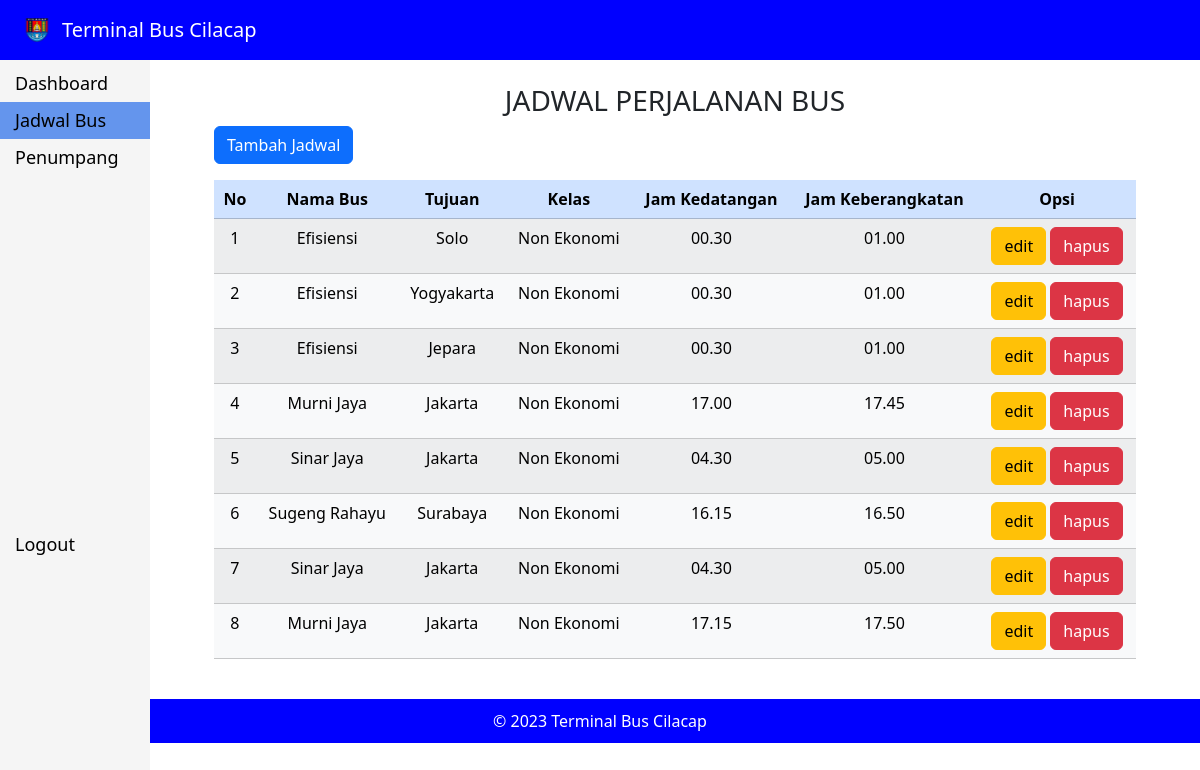
/app/views/agen/tampil_jdwl.php, run on the app's committed database.
### tables this page shows
CREATE TABLE `jadwal` (
  `id_jadwal` int NOT NULL,
  `id_bus` int NOT NULL,
  `tujuan` varchar(255) NOT NULL,
  `kelas` varchar(255) NOT NULL,
  `jam_datang` varchar(255) NOT NULL,
  `jam_berangkat` varchar(255) NOT NULL
);

CREATE TABLE `bus` (
  `id_bus` int NOT NULL,
  `nama_bus` varchar(20) NOT NULL
);

### app/classes/databases.php (called while the page is built, shortened)
<?php
class database {
    var $host = "localhost";
    var $username = "root";
    var $password = "";
    var $db = "penjadwalan";
    var $koneksi;
    function __construct() {
        $this->koneksi = mysqli_connect($this->host, $this->username, $this->password, $this->db);
    }
    function tampil_jadwal() {
        $hasil = array();
        $data = mysqli_query($this->koneksi, "SELECT jadwal.*, bus.nama_bus FROM jadwal INNER JOIN bus ON jadwal.id_bus = bus.id_bus");
        while ($d = mysqli_fetch_array($data)) {
            $hasil[] = $d;
        }
        return $hasil;
    }
}

### app/views/agen/tampil_jdwl.php (the view, shortened to what this page needs)
<?php
include '../../classes/databases.php';
include '../../../public/script.php';
$db = new Database();
?>
<!DOCTYPE html>
<html lang="en">
<head>
</head
>
<body>
<div>
    <nav class="navbar bg-tertiary">
        <div class="container-fluid">
            <a class="navbar-brand">
                <img src="../../../public/asset/logo.png" alt="Bootstrap" width="30" height="24">
                Terminal Bus Cilacap
            </a>
        </div>
    </nav>
</div>
<div class="sidebar">
    <a href="dashboard.php">Dashboard</a>
    <a href="tampil_jdwl.php" style="background-color:cornflowerblue">Jadwal Bus</a>
    <a href="tampil_pnp.php">Penumpang</a>
    <a href="#" style="margin-top: 350px;">Logout</a>
</div>
<div class="content">
<div class="px-5 py-2">
    <h3>JADWAL PERJALANAN BUS</h3>
    <a href="tambah_jdwl.php" class="btn btn-primary mb-3 float-start">Tambah Jadwal</a>
    <table class="table table-striped">
        <thead class="table-primary">
            <tr>
                <th>No</th>
                <th>Nama Bus</th>
                <th>Tujuan</th>
                <th>Kelas</th>
                <th>Jam Kedatangan</th>
                <th>Jam Keberangkatan</th>
                <th>Opsi</th>
            </tr>
        </thead>
        <tbody class="table-light">
            <?php
            $no = 1;
            foreach($db->tampil_jadwal() as $x){
            ?>
                <tr>
                    <td><?php echo $no++ ?></td>
                    <td><?php echo $x['nama_bus'] ?></td>
                    <td><?php echo $x['tujuan'] ?></td>
                    <td><?php echo $x['kelas'] ?></td>
                    <td><?php echo $x['jam_datang'] ?></td>
                    <td><?php echo $x['jam_berangkat'] ?></td>
                    <td>
                        <a href="edit_jdwl.php?id_jadwal=<?php echo $x['id_jadwal']; ?>&aksi=edit" class="btn btn-warning">edit</a>
                        <a href="proses_jdwl.php?id_jadwal=<?php echo $x['id_jadwal']; ?>&aksi=hapus" class="btn btn-danger">hapus</a>
                    </td>
                </tr>
            <?php
            }
            ?>
        </tbody>
    </table>
</div>
</div>
<div class="footer">
    &copy; 2023 Terminal Bus Cilacap
</div>
</body>
</html>

### public/script.php (shortened to what this page needs)
<link href="https://cdn.jsdelivr.net/npm/bootstrap@5.3.2/dist/css/bootstrap.min.css" rel="stylesheet">

### app/views/agen/tampil_jdwl.php (style rules this page uses)
.navbar { position: fixed; top: 0; left: 0; width: 100%; background-color: blue; color: white; padding: 10px; z-index: 1000; }
.navbar-brand { display: flex; align-items: center; color: white; }
.navbar-brand img { margin-right: 10px; }
.px-5 { margin: 0 auto; text-align: center; }
table { width: 70%; margin: 20px auto; }
.sidebar { height: 100%; width: 150px; position: fixed; background-color: whitesmoke; padding-top: 5px; }
.sidebar a { padding: 5px 15px; text-align: left; text-decoration: none; font-size: 18px; color: black; display: block; }
.content { margin-left: 150px; padding: 16px; }
body { padding-top: 60px; }
th, td { padding: 8px; text-align: center; }
.footer { background-color: blue; color: white; text-align: center; padding: 10px; }

### data on the page
jadwal: id_bus.nama_bus "Efisiensi", tujuan "Solo", kelas "Non Ekonomi", jam_datang "00.30", jam_berangkat "01.00"
jadwal: id_bus.nama_bus "Efisiensi", tujuan "Yogyakarta", kelas "Non Ekonomi", jam_datang "00.30", jam_berangkat "01.00"
jadwal: id_bus.nama_bus "Efisiensi", tujuan "Jepara", kelas "Non Ekonomi", jam_datang "00.30", jam_berangkat "01.00"
jadwal: id_bus.nama_bus "Murni Jaya", tujuan "Jakarta", kelas "Non Ekonomi", jam_datang "17.00", jam_berangkat "17.45"
jadwal: id_bus.nama_bus "Sinar Jaya", tujuan "Jakarta", kelas "Non Ekonomi", jam_datang "04.30", jam_berangkat "05.00"
jadwal: id_bus.nama_bus "Sugeng Rahayu", tujuan "Surabaya", kelas "Non Ekonomi", jam_datang "16.15", jam_berangkat "16.50"
jadwal: id_bus.nama_bus "Sinar Jaya", tujuan "Jakarta", kelas "Non Ekonomi", jam_datang "04.30", jam_berangkat "05.00"
jadwal: id_bus.nama_bus "Murni Jaya", tujuan "Jakarta", kelas "Non Ekonomi", jam_datang "17.15", jam_berangkat "17.50"
